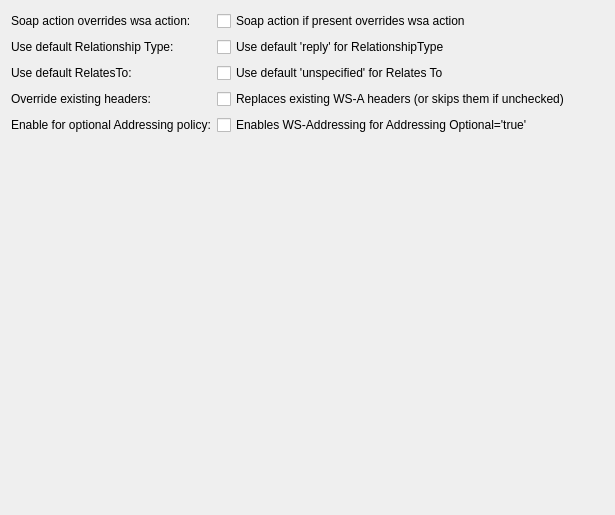
         <widget class="QWidget" name="wsaSettingsPageScrollAreaWidgetContents">
          <property name="geometry">
           <rect>
            <x>0</x>
            <y>0</y>
            <width>615</width>
            <height>515</height>
           </rect>
          </property>
          <layout class="QFormLayout" name="wsaSettingsPageFormLayout">
           <property name="labelAlignment">
            <set>Qt::AlignmentFlag::AlignLeading|Qt::AlignmentFlag::AlignLeft|Qt::AlignmentFlag::AlignVCenter</set>
           </property>
           <item row="0" column="0">
            <widget class="QLabel" name="wsaSoapOverrideLabel">
             <property name="text">
              <string>Soap action overrides wsa action:</string>
             </property>
            </widget>
           </item>
           <item row="0" column="1">
            <widget class="QCheckBox" name="wsaSoapOverrideCheckBox">
             <property name="text">
              <string>Soap action if present overrides wsa action</string>
             </property>
            </widget>
           </item>
           <item row="1" column="0">
            <widget class="QLabel" name="wsaDefaultRelationshipTpeLabel">
             <property name="text">
              <string>Use default Relationship Type:</string>
             </property>
            </widget>
           </item>
           <item row="1" column="1">
            <widget class="QCheckBox" name="wsaDefaultRelationshipTypeCheckBox">
             <property name="text">
              <string>Use default 'reply' for RelationshipType</string>
             </property>
            </widget>
           </item>
           <item row="2" column="0">
            <widget class="QLabel" name="wsaDefaultRelatesToLabel">
             <property name="text">
              <string>Use default RelatesTo:</string>
             </property>
            </widget>
           </item>
           <item row="2" column="1">
            <widget class="QCheckBox" name="wsaDefaultRelatesToCheckBox">
             <property name="text">
              <string>Use default 'unspecified' for Relates To</string>
             </property>
            </widget>
           </item>
           <item row="3" column="0">
            <widget class="QLabel" name="wsaOverrideHeadersLabel">
             <property name="text">
              <string>Override existing headers:</string>
             </property>
            </widget>
           </item>
           <item row="3" column="1">
            <widget class="QCheckBox" name="wsaOverrideHeadersCheckBox">
             <property name="text">
              <string>Replaces existing WS-A headers (or skips them if unchecked)</string>
             </property>
            </widget>
           </item>
           <item row="4" column="0">
            <widget class="QLabel" name="wsaAddressingPolicyLabel">
             <property name="text">
              <string>Enable for optional Addressing policy:</string>
             </property>
            </widget>
           </item>
           <item row="4" column="1">
            <widget class="QCheckBox" name="wsaAddressingPolicyCheckBox">
             <property name="text">
              <string>Enables WS-Addressing for Addressing Optional='true'</string>
             </property>
            </widget>
           </item>
          </layout>
         </widget>
